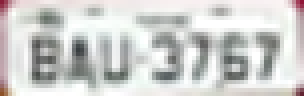
#> input picture Input/x2mat/track0038[26].png, 76 x 24 px, given as the content of the folder ./Input/validation/, which was not available (shown 4 times larger)
$ python PILimage.py
#> lines starting #> are read from the running program, lines starting #| are printed output that depends on the picture
# -*- coding: utf-8 -*-
"""
Created on Wed Aug  5 16:48:14 2020

@author: user
"""
import os
import argparse
from PIL import Image, ImageOps

def load_img(filepath):
    img = Image.open(filepath).convert('RGB')
    #y, _, _ = img.split()
    return img
def rescale_img(img_in, scale):
    size_in = img_in.size
    new_size_in = tuple([int(x * scale) for x in size_in])
    img_in = img_in.resize(new_size_in, resample=Image.BICUBIC)
    return img_in

parser = argparse.ArgumentParser(description='PIL save')
parser.add_argument('--upscale_factor', type =int, default=2, help="scale factor")
parser.add_argument('--folder', type =int, default=2, help="scale factor")

parser.add_argument('--path', default="./Input/bicubic/",  help="put results here")
parser.add_argument('--HR', default="./Input/validation/", help="put HR images here")

#parser.add_argument('--W', type =int, default=178, help="pic's width")
#parser.add_argument('--H', type =int, default=218, help="pic's height")
parser.add_argument('--filename', type =str, default='name', help="pic's name")

opt = parser.parse_args()

def saving(name, loadimgpath, savepath):

    print(loadimgpath)
    print(savepath)
    target = load_img(loadimgpath)

    input1 = target.resize((int(target.size[0]/opt.upscale_factor),int(target.size[1]/opt.upscale_factor)), Image.BICUBIC)

    bicubic = rescale_img(input1, opt.upscale_factor)
    input1.save(savepath+name)
    bicubic.save(savepath+'bicubic/'+name)

def search(txt):
    typeoffile = ['.jpg','.png','.bmp']
    print(txt)

    for str in typeoffile:
        if txt.find(str)!=-1:
            return False

    return True

def calALL():

    path = opt.HR

    file_list = os.listdir(path)


    for img in file_list:

        if not(search(img)):
            newPath = path+img
            saving(img, newPath, opt.path)
#> in load_img, img is the input picture: PIL image 76x24 RGB; mean R, G, B 206.3, 206.4, 204.5
#> in rescale_img, `img_in = img_in.resize(new_size_in, resample=Image.BICUBIC)`:
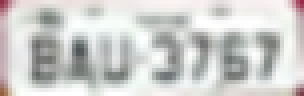
#> img_in: PIL image 76x24 RGB (shown 4 times larger); mean R, G, B 206.3, 206.5, 204.6

def justone():

    target = load_img(opt.HR+opt.filename+'.jpg')
    print(target.size[0])
    print(target.size[1])

    input1 = target.resize((int(target.size[0]/opt.upscale_factor),int(target.size[1]/opt.upscale_factor)), Image.BICUBIC)

    bicubic = rescale_img(input1, opt.upscale_factor)

    input1.save(opt.path+opt.filename+'.jpg')

calALL()

$ run again, on Input/x2mat/track0050[07].png
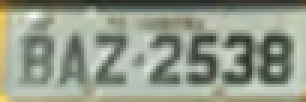
#> input picture Input/x2mat/track0050[07].png, 102 x 34 px, given as the content of the folder ./Input/validation/, which was not available (shown 3 times larger)
#> in load_img, img is the input picture: PIL image 102x34 RGB; mean R, G, B 145.8, 152.9, 137.1
#> in saving, `input1 = target.resize((int(target.size[0]/opt.upscale_factor),int(tar..`:
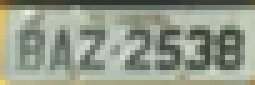
#> input1: PIL image 51x17 RGB (shown 5 times larger); mean R, G, B 145.8, 152.9, 137.2
